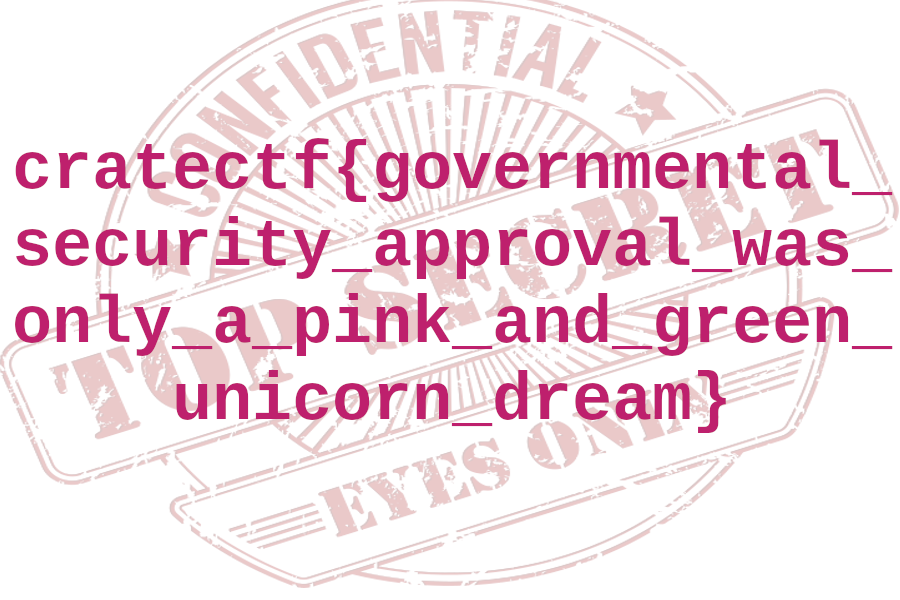
#> input picture 2023/forensics/UnicornShredder/flag.png, 900 x 600 px
$ python exp.py flag.png
#> lines starting #> are read from the running program, lines starting #| are printed output that depends on the picture
#!/usr/bin/env python3

import argparse
import io

from PIL import Image, ImageDraw  # pip install Pillow
import requests

BLOCK_X, BLOCK_Y = 30, 30

BASE_URL = "http://challs.crate.nu:41141"


def counter_to_rgb(c: int):
    return int(c / pow(255, 2)), int(c / 255), c % 255


def rgb_to_counter(r: int, g: int, b: int):
    return r * pow(255, 2) + g * 255 + b


def counter_to_xy(image: Image.Image, c: int):
    blocks_y = int(image.size[1] / BLOCK_Y)
    return int(c / blocks_y) * BLOCK_Y, (c % blocks_y) * BLOCK_X


def generate_pattern(width: int, height: int) -> Image.Image:
    img = Image.new("RGB", (width, height))

    draw = ImageDraw.Draw(img)

    counter = 0

    for x in range(0, img.size[0], BLOCK_X):
        for y in range(0, img.size[1], BLOCK_Y):
            r, g, b = counter_to_rgb(counter)
            draw.rectangle(xy=(x, y, x + BLOCK_X - 1, y + BLOCK_Y - 1), fill=(r, g, b))
            counter += 1

    return img


def shred(image: Image.Image) -> Image.Image:
    image_png = io.BytesIO()
    image.save(image_png, format="png")
    upload = requests.post(
        f"{BASE_URL}/upload.php", files={"file": image_png.getvalue()}, timeout=3
    )
    upload.raise_for_status()
    shredded = requests.get(f"{BASE_URL}/{upload.json()['output']}", timeout=3)
    shredded.raise_for_status()
    shredded_image = io.BytesIO(shredded.content)
    return Image.open(shredded_image)


def solve_pattern(image: Image.Image) -> dict[int, int]:
    counter = 0

    # Scrambled position to true position
    block_map = {}

    for x in range(0, image.size[0], BLOCK_X):
        for y in range(0, image.size[1], BLOCK_Y):
            r, g, b = image.getpixel((x + 2, y + 2))
            block_map[counter] = rgb_to_counter(r, g, b)
            counter += 1

    # True position to scrambled position
    block_map2 = {}

    for k, v in block_map.items():
        block_map2[v] = k

    return block_map2


def unscramble_image(image: Image.Image, block_map: dict[int, int]) -> Image.Image:
    counter = 0
    restored_image = image.copy()
    for x in range(0, image.size[0], BLOCK_X):
        for y in range(0, image.size[1], BLOCK_Y):
            true_x, true_y = counter_to_xy(image, block_map[counter])
            segment = image.crop((true_x, true_y, true_x + BLOCK_X, true_y + BLOCK_Y))
            restored_image.paste(segment, (x, y))
            counter += 1

    return restored_image


def main():
    parser = argparse.ArgumentParser(description="Solve script for Unicorn Shredder")
    parser.add_argument("flag", help="Path to shredded flag")

    args = parser.parse_args()

    flag = Image.open(args.flag)
#> flag is the input picture: PIL image 900x600 RGBA; mean R, G, B, A 244.8, 226, 232.7, 255
    pattern = generate_pattern(*flag.size)
#> in generate_pattern, `img = Image.new("RGB", (width, height))`: img: PIL image 900x600 RGB; every value is 0
#> after the loop in generate_pattern, `for x in range(0, img.size[0], BLOCK_X):`: counter = 600
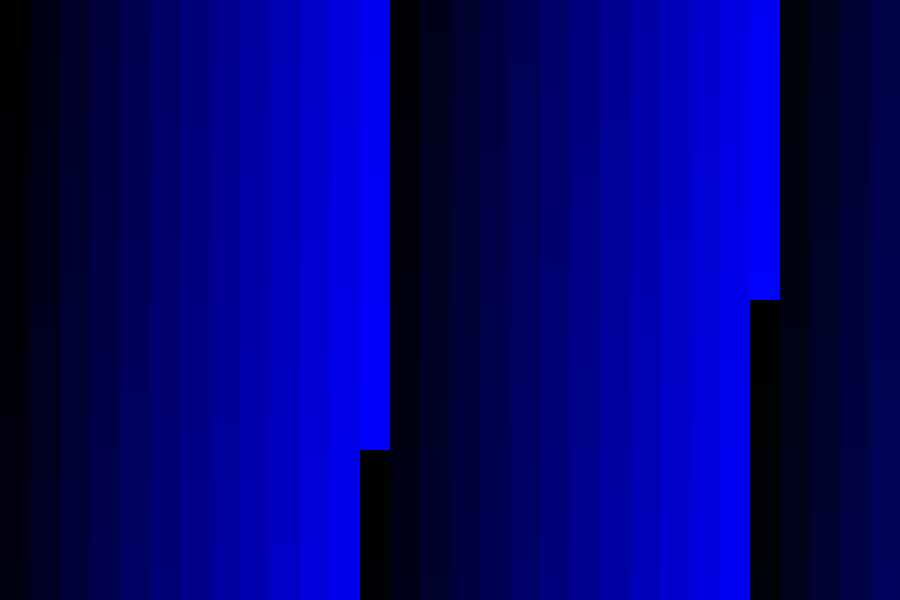
#> pattern: PIL image 900x600 RGB; mean R, G, B 0, 0.7, 114.6

    for _ in range(30):
        scrambled_pattern = shred(pattern)
        block_map = solve_pattern(scrambled_pattern)
        restored_flag = unscramble_image(flag, block_map)
        restored_flag.show()


if __name__ == "__main__":
    main()
#> (the call stopped at in shred, `upload = requests.post( f"{BASE_URL}/upload.php", files={"file": image..`: requests is not available in this run)
